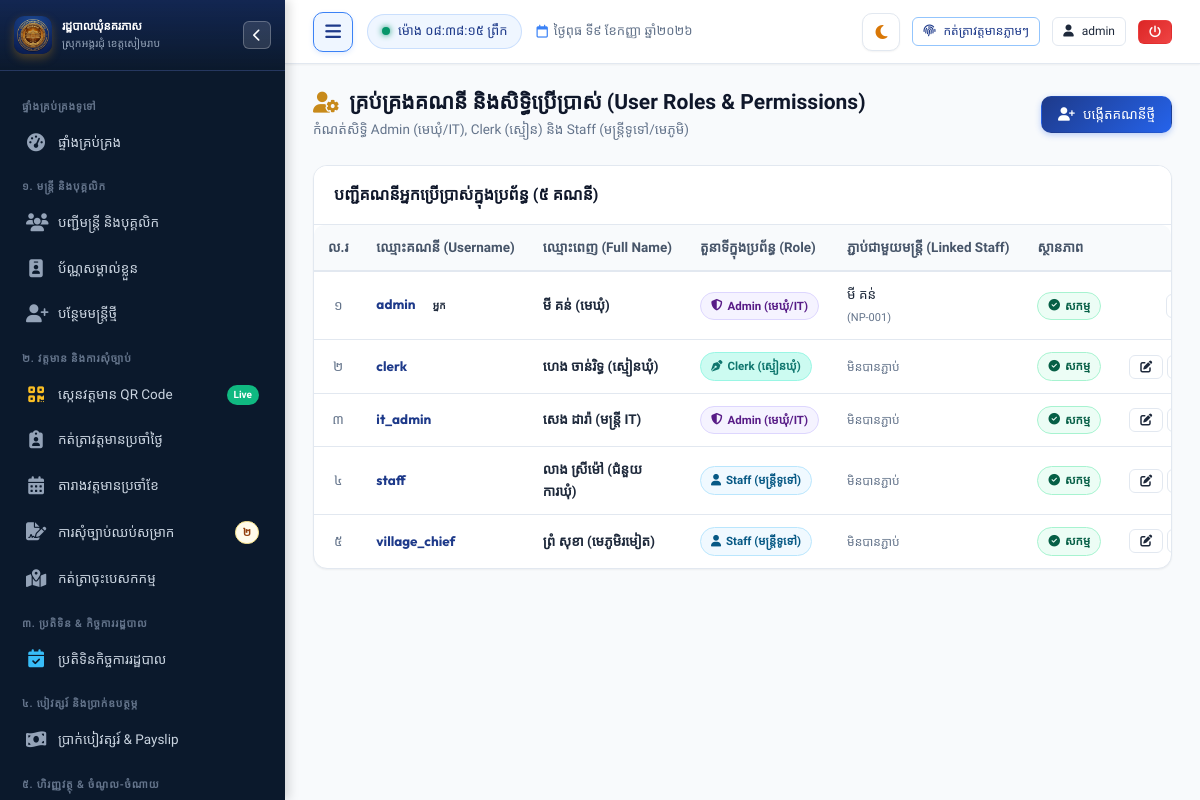
Page /settings/users (signed in) on the committed database.
### tables this page shows
CREATE TABLE users (
        id INTEGER PRIMARY KEY AUTOINCREMENT,
        username TEXT UNIQUE NOT NULL,
        password_hash TEXT NOT NULL,
        full_name TEXT NOT NULL,
        role TEXT NOT NULL DEFAULT 'staff', -- 'admin', 'clerk', 'staff'
        staff_id INTEGER,
        avatar TEXT,
        is_active INTEGER DEFAULT 1,
        created_at TIMESTAMP DEFAULT CURRENT_TIMESTAMP,
        FOREIGN KEY (staff_id) REFERENCES staff (id) ON DELETE SET NULL
    );

CREATE TABLE staff (
        id INTEGER PRIMARY KEY AUTOINCREMENT,
        officer_code TEXT UNIQUE NOT NULL,
        name_kh TEXT NOT NULL,
        name_en TEXT NOT NULL,
        gender TEXT NOT NULL, -- 'ប្រុស', 'ស្រី'
        dob TEXT NOT NULL,
        national_id TEXT,
        phone TEXT,
        email TEXT,
        village TEXT NOT NULL,
        commune TEXT DEFAULT 'នគរភាស',
        district TEXT DEFAULT 'វ៉ារិន',
        province TEXT DEFAULT 'សៀមរាប',
        address TEXT,
        category TEXT NOT NULL, -- 'council', 'clerk', 'contract', 'village'
        position_title_kh TEXT NOT NULL,
        position_title_en TEXT,
        cadre_level TEXT, -- កម្រិតក្របខណ្ឌ
        appointment_date TEXT,
        contract_end_date TEXT,
        base_salary REAL DEFAULT 0,
        position_allowance REAL DEFAULT 0,
        family_allowance REAL DEFAULT 0,
        education_level TEXT,
        photo TEXT,
        status TEXT DEFAULT 'active', -- 'active', 'resigned', 'retired', 'suspended'
        emergency_contact TEXT,
        notes TEXT,
        created_at TIMESTAMP DEFAULT CURRENT_TIMESTAMP,
        updated_at TIMESTAMP DEFAULT CURRENT_TIMESTAMP
    );

### app.py (the view, shortened to what this page needs)
@app.route("/settings/users", methods=["GET", "POST"])
@admin_required
def settings_users():
    conn = get_db()
    cursor = conn.cursor()
    cursor.execute("""
        SELECT u.*, s.name_kh as linked_staff_name, s.officer_code
        FROM users u
        LEFT JOIN staff s ON u.staff_id = s.id
        ORDER BY u.id
    """)
    users = cursor.fetchall()
    cursor.execute("SELECT id, officer_code, name_kh, position_title_kh FROM staff WHERE status = 'active' ORDER BY name_kh")
    active_staff = cursor.fetchall()
    conn.close()
    return render_template("settings/users.html", users=users, active_staff=active_staff)

### app.py (called while the page is built, shortened)
@app.teardown_appcontext
def teardown_db(exception=None):
    close_db_connection(exception)

@app.after_request
def add_cache_headers(response):
    if request.path.startswith('/static/css') or request.path.startswith('/static/js'):
        response.headers['Cache-Control'] = 'no-cache, must-revalidate'
    elif request.path.startswith('/static') or request.path == '/favicon.ico':
        response.headers['Cache-Control'] = 'public, max-age=86400'
    return response

@app.before_request
def ensure_database_ready():
    if request.path.startswith('/static') or request.path == '/favicon.ico':
        return

@app.template_filter("kh_num")
def kh_num_filter(val):
    return to_khmer_num(val)

### database.py (called while the page is built, shortened)
def _raw_create_connection():
    conn = sqlite3.connect(DB_PATH)
    conn.row_factory = sqlite3.Row
    conn.execute("PRAGMA foreign_keys = ON")
    conn.execute("PRAGMA journal_mode = WAL")
    conn.execute("PRAGMA synchronous = NORMAL")
    conn.execute("PRAGMA cache_size = -64000")
    return SqliteConnectionWrapper(conn)

def get_db():
    global _DB_SCHEMA_INITIALIZED
    conn = None
    try:
        from flask import g, has_request_context
        if has_request_context():
            if not hasattr(g, 'db') or g.db is None:
                g.db = _raw_create_connection()
            conn = g.db
    except ImportError:
        pass
    if conn is None:
        conn = _raw_create_connection()
    if not _DB_SCHEMA_INITIALIZED:
        _DB_SCHEMA_INITIALIZED = True
        try:
            init_db(conn)
        except Exception as e:
            print(f"[Auto Schema Init Notice] {e}")
    return conn

def close_db_connection(e=None):
    try:
        from flask import g, has_request_context
        if has_request_context():
            db = getattr(g, 'db', None)
            if db is not None:
                g.db = None
                db._real_close()
    except ImportError:
        pass

    def cursor(self):
        return self._conn.cursor()

    def close(self):
        try:
            from flask import g, has_request_context
            if has_request_context() and getattr(g, 'db', None) is self:
                return
        except ImportError:
            pass
        self._real_close()

### templates/settings/users.html (shortened to what this page needs)
{% extends "base.html" %}
{% block content %}
<div class="page-header">
  <div class="page-header-title">
    <h1>
      <i class="fa-solid fa-user-gear text-gold"></i>
      <span>គ្រប់គ្រងគណនី និងសិទ្ធិប្រើប្រាស់ (User Roles & Permissions)</span>
    </h1>
    <p>កំណត់សិទ្ធិ Admin (មេឃុំ/IT), Clerk (ស្មៀន) និង Staff (មន្ត្រីទូទៅ/មេភូមិ)</p>
  </div>
  <div class="page-actions">
    <button class="btn btn-primary" data-modal-target="addUserModal">
      <i class="fa-solid fa-user-plus"></i>
      <span>បង្កើតគណនីថ្មី</span>
    </button>
  </div>
</div>
<div class="card">
  <div class="card-header">
    <div class="card-title">
      <span>បញ្ជីគណនីអ្នកប្រើប្រាស់ក្នុងប្រព័ន្ធ ({{ users | length | kh_num }} គណនី)</span>
    </div>
  </div>
  <div class="card-body" style="padding: 0;">
    <div class="table-responsive">
      <table class="custom-table">
        <thead>
          <tr>
            <th style="width: 50px; text-align: center;">ល.រ</th>
            <th>ឈ្មោះគណនី (Username)</th>
            <th>ឈ្មោះពេញ (Full Name)</th>
            <th>តួនាទីក្នុងប្រព័ន្ធ (Role)</th>
            <th>ភ្ជាប់ជាមួយមន្ត្រី (Linked Staff)</th>
            <th>ស្ថានភាព</th>
            <th style="text-align: center; width: 220px;">សកម្មភាព</th>
          </tr>
        </thead>
        <tbody>
          {% for u in users %}
          <tr>
            <td style="text-align: center; color: var(--text-muted);">{{ loop.index | kh_num }}</td>
            <td>
              <strong style="font-family: var(--font-latin); color: var(--primary);">{{ u.username }}</strong>
              {% if u.id == session.user_id %}
              <span class="badge badge-gold" style="font-size: 10px; margin-left: 4px;">អ្នក</span>
              {% endif %}
            </td>
            <td><strong>{{ u.full_name }}</strong></td>
            <td>
              {% if u.role == 'admin' %}
              <span class="badge badge-purple"><i class="fa-solid fa-shield-halved"></i> Admin (មេឃុំ/IT)</span>
              {% elif u.role == 'clerk' %}
              <span class="badge badge-clerk"><i class="fa-solid fa-pen-nib"></i> Clerk (ស្មៀនឃុំ)</span>
              {% else %}
              <span class="badge badge-info"><i class="fa-solid fa-user"></i> Staff (មន្ត្រីទូទៅ)</span>
              {% endif %}
            </td>
            <td>
              {% if u.linked_staff_name %}
              <div>{{ u.linked_staff_name }}</div>
              <span style="font-size: 11px; color: var(--text-muted);">({{ u.officer_code }})</span>
              {% else %}
              <span style="color: var(--text-muted); font-size: 12px;">មិនបានភ្ជាប់</span>
              {% endif %}
            </td>
            <td>
              {% if u.is_active %}
              <span class="badge badge-success"><i class="fa-solid fa-circle-check"></i> សកម្ម</span>
              {% else %}
              <span class="badge badge-danger"><i class="fa-solid fa-circle-xmark"></i> អសកម្ម</span>
              {% endif %}
            </td>
            <td style="text-align: center;">
              <div style="display: flex; gap: 4px; justify-content: center; align-items: center;">
                <button type="button" class="btn btn-sm btn-outline btn-edit-user"
                        data-user-id="{{ u.id }}"
                        data-username="{{ u.username }}"
                        data-fullname="{{ u.full_name }}"
                        data-role="{{ u.role }}"
                        data-staff-id="{{ u.staff_id or '' }}"
                        title="កែប្រែព័ត៌មាន">
                  <i class="fa-solid fa-pen-to-square"></i>
                </button>
                <button type="button" class="btn btn-sm btn-outline btn-reset-pwd"
                        data-user-id="{{ u.id }}"
                        data-username="{{ u.username }}"
                        data-fullname="{{ u.full_name }}"
                        title="ប្តូរពាក្យសម្ងាត់">
                </button>
              </div>
            </td>
          </tr>
          {% endfor %}
        </tbody>
      </table>
    </div>
  </div>
</div>
{% endblock %}

### templates/base.html (shortened to what this page needs)
<!DOCTYPE html>
<html lang="km">
<head>
  <link rel="stylesheet" href="https://cdnjs.cloudflare.com/ajax/libs/font-awesome/6.5.1/css/all.min.css">
  <link rel="stylesheet" href="{{ url_for('static', filename='css/style.css') }}?v=20260901-v2">
</head>
<body>
  <div class="app-container">
    <aside id="app-sidebar" class="sidebar">
      <div class="sidebar-header">
        <div class="sidebar-logo-icon" style="background: transparent; overflow: hidden; padding: 0;">
          <img src="{{ url_for('static', filename='img/app-icon.png') }}" alt="Logo" style="width: 100%; height: 100%; object-fit: cover; border-radius: 8px;">
        </div>
        <div class="sidebar-title-box">
          <h3>រដ្ឋបាលឃុំនគរភាស</h3>
          <p>ស្រុកអង្គរជុំ ខេត្តសៀមរាប</p>
        </div>
        <button type="button" id="sidebar-close-btn" class="sidebar-header-hide-btn" aria-label="លាក់ម៉ឺនុយ"
          title="លាក់/បិទផ្ទាំងម៉ឺនុយ (Hide Sidebar)">
          <i class="fa-solid fa-chevron-left"></i>
        </button>
      </div>
      <div class="sidebar-menu">
        <div class="menu-category">ផ្ទាំងគ្រប់គ្រងទូទៅ</div>
        <a href="{{ url_for('dashboard') }}"
          class="nav-link {% if request.path == '/' or request.path == '/dashboard' %}active{% endif %}">
          <i class="fa-solid fa-gauge-high"></i>
          <span>ផ្ទាំងគ្រប់គ្រង</span>
        </a>
        <div class="menu-category">១. មន្ត្រី និងបុគ្គលិក</div>
        <a href="{{ url_for('staff_list') }}" class="nav-link {% if request.path == '/staff' %}active{% endif %}">
          <i class="fa-solid fa-users"></i>
          <span>បញ្ជីមន្ត្រី និងបុគ្គលិក</span>
        </a>
        <a href="{{ url_for('staff_id_cards_batch') }}"
          class="nav-link {% if request.path == '/staff/id-cards' or '/id-card' in request.path %}active{% endif %}">
          <i class="fa-solid fa-id-badge"></i>
          <span>ប័ណ្ណសម្គាល់ខ្លួន</span>
        </a>
        {% if session.role in ['admin', 'clerk'] %}
        <a href="{{ url_for('staff_create') }}" class="nav-link {% if request.path == '/staff/new' %}active{% endif %}">
          <i class="fa-solid fa-user-plus"></i>
          <span>បន្ថែមមន្ត្រីថ្មី</span>
        </a>
        {% endif %}
        <div class="menu-category">២. វត្តមាន និងការសុំច្បាប់</div>
        <a href="{{ url_for('attendance_scan') }}"
          class="nav-link {% if request.path == '/attendance/scan' %}active{% endif %}">
          <i class="fa-solid fa-qrcode" style="color: #fbbf24;"></i>
          <span>ស្កេនវត្តមាន QR Code</span>
          <span class="nav-badge" style="background: #10b981; color: #ffffff; font-size: 10px;">Live</span>
        </a>
        <a href="{{ url_for('attendance_daily') }}"
          class="nav-link {% if request.path == '/attendance/daily' %}active{% endif %}">
          <i class="fa-solid fa-clipboard-user"></i>
          <span>កត់ត្រាវត្តមានប្រចាំថ្ងៃ</span>
        </a>
        <a href="{{ url_for('attendance_monthly') }}"
          class="nav-link {% if request.path == '/attendance/monthly' %}active{% endif %}">
          <i class="fa-solid fa-calendar-days"></i>
          <span>តារាងវត្តមានប្រចាំខែ</span>
        </a>
        <a href="{{ url_for('leave_list') }}"
          class="nav-link {% if request.path.startswith('/leave') %}active{% endif %}">
          <i class="fa-solid fa-file-signature"></i>
          <span>ការសុំច្បាប់ឈប់សម្រាក</span>
          {% if pending_leaves_count > 0 %}
          <span class="nav-badge badge-warning">{{ pending_leaves_count | kh_num }}</span>
          {% endif %}
        </a>
        <a href="{{ url_for('mission_list') }}"
          class="nav-link {% if request.path.startswith('/missions') %}active{% endif %}">
          <i class="fa-solid fa-map-location-dot"></i>
          <span>កត់ត្រាចុះបេសកកម្ម</span>
        </a>
        <div class="menu-category">៣. ប្រតិទិន & កិច្ចការរដ្ឋបាល</div>
        <a href="{{ url_for('calendar_index') }}"
          class="nav-link {% if request.path.startswith('/calendar') %}active{% endif %}">
          <i class="fa-solid fa-calendar-check" style="color: #38bdf8;"></i>
          <span>ប្រតិទិនកិច្ចការរដ្ឋបាល</span>
        </a>
        <div class="menu-category">៤. បៀវត្សរ៍ និងប្រាក់ឧបត្ថម្ភ</div>
        <a href="{{ url_for('payroll_list') }}"
          class="nav-link {% if request.path.startswith('/payroll') %}active{% endif %}">
          <i class="fa-solid fa-money-bill-wave"></i>
          <span>ប្រាក់បៀវត្សរ៍ & Payslip</span>
        </a>
        <div class="menu-category">៥. ហិរញ្ញវត្ថុ & ចំណូល-ចំណាយ</div>
      </div>
    </aside>
    <div class="main-wrapper">
      <header class="topbar">
        <div class="topbar-left">
          <button type="button" id="sidebar-toggle-btn" class="sidebar-toggle-btn" aria-label="លាក់/បង្ហាញម៉ឺនុយ"
            title="លាក់/បង្ហាញម៉ឺនុយ (Toggle Sidebar)">
            <i class="fa-solid fa-bars"></i>
          </button>
          <div class="live-clock-badge">
            <span class="dot"></span>
            <span id="live-time-display">កំពុងផ្ទុកម៉ោង...</span>
          </div>
          <span class="topbar-date-display">
            <i class="fa-regular fa-calendar"></i>
            <span class="date-text">{{ today_khmer }}</span>
          </span>
        </div>
        <div class="topbar-right">
          <button type="button" id="theme-toggle-btn" class="theme-toggle-btn" aria-label="ប្តូរពណ៌ Theme"
            title="ប្តូរពន្លឺ Theme (Light / Dark Mode)">
            <i class="fa-solid fa-moon" id="theme-toggle-icon"></i>
          </button>
          <button id="btn-quick-checkin" onclick="handleQuickCheckin()" class="btn btn-sm btn-outline-primary"
            title="កត់ត្រាវត្តមានចូល/ចេញថ្ងៃនេះ">
            <i class="fa-solid fa-fingerprint"></i>
            <span class="btn-text">កត់ត្រាវត្តមានភ្លាមៗ</span>
          </button>
          <a href="{{ url_for('user_profile') }}" class="btn btn-sm btn-outline user-profile-btn" title="គណនីរបស់ខ្ញុំ">
            <i class="fa-solid fa-user"></i>
            <span class="user-name-text">{{ session.username }}</span>
          </a>
          <a href="{{ url_for('logout') }}" class="btn btn-sm btn-danger logout-btn" title="ចាកចេញពីប្រព័ន្ធ">
            <i class="fa-solid fa-power-off"></i>
          </a>
        </div>
      </header>
      <main class="page-content">
        {% block content %}{% endblock %}
      </main>
    </div>
  </div>
</body>
</html>

### rows in the picture
users: username "admin", shows "អ្នក", full_name "មី គន់ (មេឃុំ)", role "admin" (drawn), linked_staff_name "មី គន់", officer_code "NP-001", is_active 1 (drawn)
users: username "clerk", full_name "ហេង ចាន់រិទ្ធ (ស្មៀនឃុំ)", role "clerk" (drawn), shows "មិនបានភ្ជាប់", is_active 1 (drawn)
users: username "it_admin", full_name "សេង ដារ៉ា (មន្ត្រី IT)", role "admin" (drawn), shows "មិនបានភ្ជាប់", is_active 1 (drawn)
users: username "staff", full_name "លាង ស្រីម៉ៅ (ជំនួយការឃុំ)", role "staff" (drawn), shows "មិនបានភ្ជាប់", is_active 1 (drawn)
users: username "village_chief", full_name "ព្រំ សុខា (មេភូមិរមៀត)", role "staff" (drawn), shows "មិនបានភ្ជាប់", is_active 1 (drawn)

### other values in the picture
{{ pending_leaves_count | kh_num }} "២"
{{ today_khmer }} "ថ្ងៃពុធ ទី៩ ខែកញ្ញា ឆ្នាំ២០២៦"
{{ session.username }} "admin"
{{ users | length | kh_num }} "៥"
